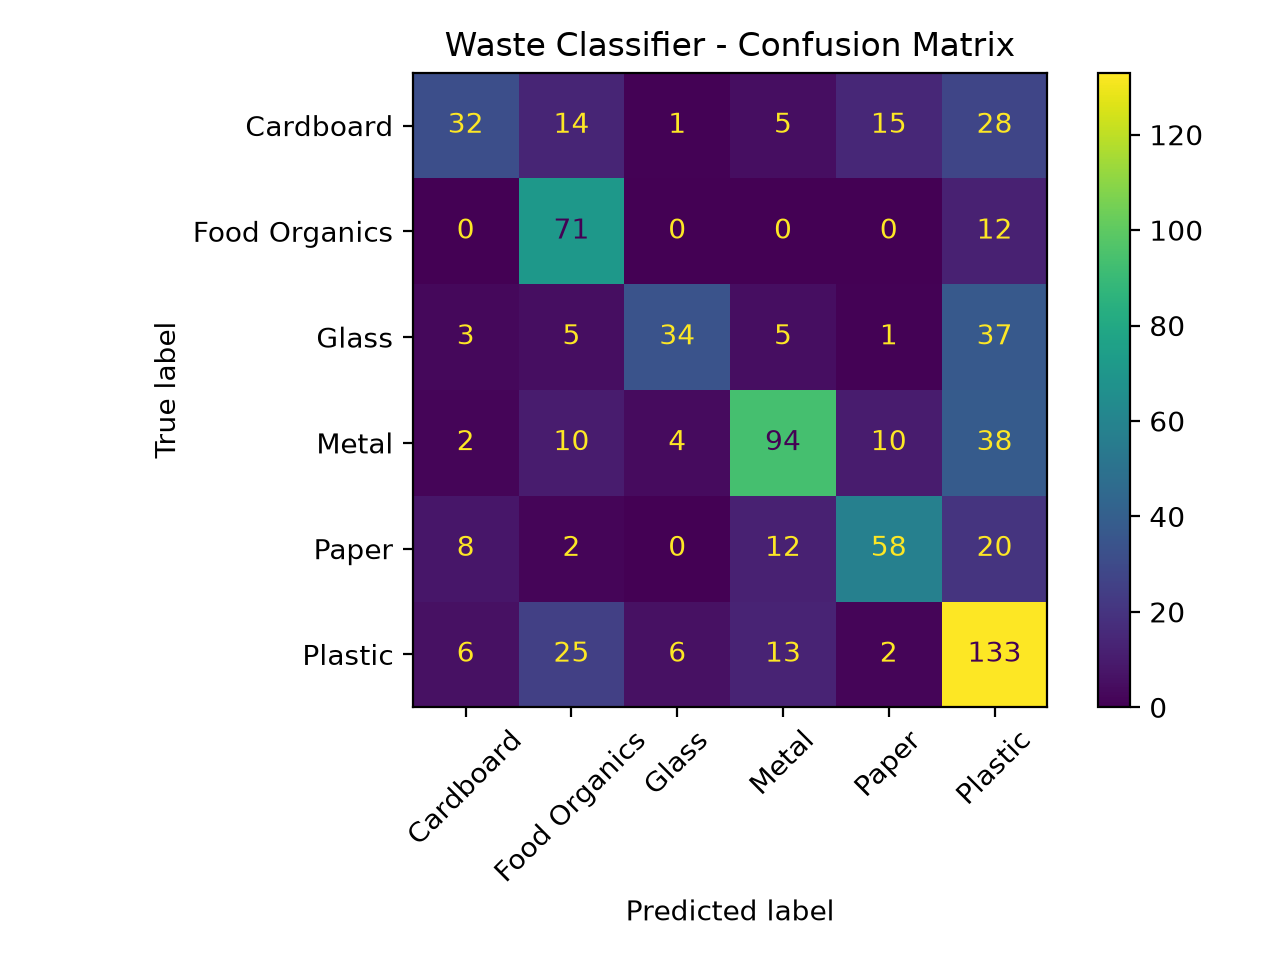

This figure's Python source:
import torch
import matplotlib.pyplot as plt
from sklearn.metrics import confusion_matrix, ConfusionMatrixDisplay

from prepare_data import get_dataloaders
from model import WasteCNN


# ============================================================
# 1. DEVICE
# ============================================================

device = torch.device("cuda" if torch.cuda.is_available() else "cpu")

print("Device:", device)

if torch.cuda.is_available():
    print("GPU:", torch.cuda.get_device_name(0))


# ============================================================
# 2. CLASS NAMES
# ============================================================

CLASS_NAMES = [
    "Cardboard",
    "Food Organics",
    "Glass",
    "Metal",
    "Paper",
    "Plastic"
]


# ============================================================
# 3. LOAD DATA
# ============================================================

print("\nLoading data...")

train_loader, val_loader, test_loader = get_dataloaders(
    batch_size=32
)

print("Data loaded!")


# ============================================================
# 4. LOAD TRAINED MODEL
# ============================================================

print("\nLoading trained model...")

model = WasteCNN(num_classes=6)

model.load_state_dict(
    torch.load(
        "waste_classifier.pth",
        map_location=device
    )
)

model = model.to(device)
model.eval()

print("Model loaded!")


# ============================================================
# 5. GET PREDICTIONS
# ============================================================

print("\nGenerating predictions...")
print("=" * 60)

all_labels = []
all_predictions = []

with torch.no_grad():

    for images, labels in test_loader:

        images = images.to(device)

        outputs = model(images)

        _, predictions = torch.max(outputs, 1)

        all_labels.extend(labels.numpy())
        all_predictions.extend(predictions.cpu().numpy())


# ============================================================
# 6. CONFUSION MATRIX
# ============================================================

cm = confusion_matrix(
    all_labels,
    all_predictions
)

print("\nConfusion Matrix:")
print(cm)


# ============================================================
# 7. DISPLAY MATRIX
# ============================================================

display = ConfusionMatrixDisplay(
    confusion_matrix=cm,
    display_labels=CLASS_NAMES
)

display.plot(
    xticks_rotation=45
)

plt.title("Waste Classifier - Confusion Matrix")

plt.tight_layout()

plt.savefig(
    "confusion_matrix.png",
    dpi=200
)

plt.show()

print("\nConfusion matrix saved as:")
print("confusion_matrix.png")
